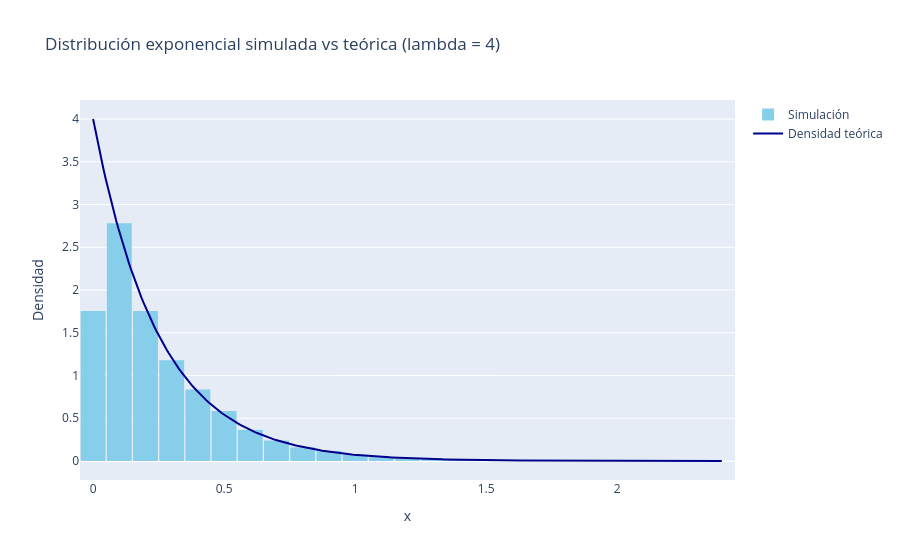

The notebook cell saved with this chart:
### Markdown cell above
## Ejemplo: Distribución exponencial

Sea $\lambda>0$, entonces a través del teorema se puede generar una v.a. exponencial.

Sea $U \sim Unif[0,1]$, entonces si $X\sim Exp(\lambda)$, entonces

$$f_{X}(x) = \lambda e^{-\lambda x}$$
y que 
$$F_X(x) = 1 - e^{-\lambda x}$$

Sabemos que $1-e^{-\lambda x} = U$, entonces $1-U = e^{-\lambda x}$, y tomando logaritmo, se tiene que 
$ \ln(1-U) = -\lambda x$ y como $U$ es uniforme entonces $U \sim 1-U$, por lo que depejando a $x$, se tiene que 
$$ X = -\frac{\ln(U)}{\lambda} \sim Exp(\lambda) $$

### Code cell
import numpy as np
import plotly.graph_objects as go # con un mayor control 
# Fijamos una semilla para reproducibilidad
np.random.seed(123)

# Damos el parámetro de la exponencial
lambd = 4

# Número de simulaciones
n = 10000

# Generamos n uniformes: U \sim Unif(0,1)
uniformes = np.random.random(n)

# Aplicamos la transformada inversa
# X = -ln(U) / lambd
exponenciales = -np.log(uniformes) / lambd

# Vamos a crear la curva de densidad teórica (exponencial)
# crea 300 valores igualmente espaciados entre 0 y el max(exponenciales)
x_vals = np.linspace(0, exponenciales.max(),300) 
y_vals = lambd * np.exp(-lambd * x_vals) # densidad de la exponencial

fig = go.Figure()
# Se van agregando capas a la figura

# Agregamos el histograma de la simulacion
fig.add_trace(go.Histogram(
    x = exponenciales, 
    nbinsx = 40, 
    histnorm = 'probability density',
    marker_color = 'skyblue',
    name = 'Simulación'
))

# Agregamos la curva de densidad teórica
fig.add_trace(go.Scatter(
    x = x_vals,
    y = y_vals, 
    mode = 'lines',
    name = 'Densidad teórica',
    line = dict(color='darkblue')
))

fig.update_layout(
    title = "Distribución exponencial simulada vs teórica (lambda = 4)",
    xaxis_title = 'x',
    yaxis_title = 'Densidad',
    bargap = 0.05 # espacio entre las barras
)

fig.show()

### Figure 1 — Plotly figure (JSON) as saved in the notebook; plotly's stock layout.template omitted (floating-point values rounded to 4 significant figures; data arrays with more than 128 entries replaced by an {"elided": "..."} marker saying what was removed)
{"data": [{"histnorm": "probability density", "marker": {"color": "skyblue"}, "name": "Simulación", "nbinsx": 40, "type": "histogram", "x": {"elided": "10000 float values"}}, {"line": {"color": "darkblue"}, "mode": "lines", "name": "Densidad teórica", "type": "scatter", "x": {"elided": "300 float values"}, "y": {"elided": "300 float values"}}], "layout": {"bargap": 0.05, "title": {"text": "Distribución exponencial simulada vs teórica (lambda = 4)"}, "xaxis": {"title": {"text": "x"}}, "yaxis": {"title": {"text": "Densidad"}}}}
